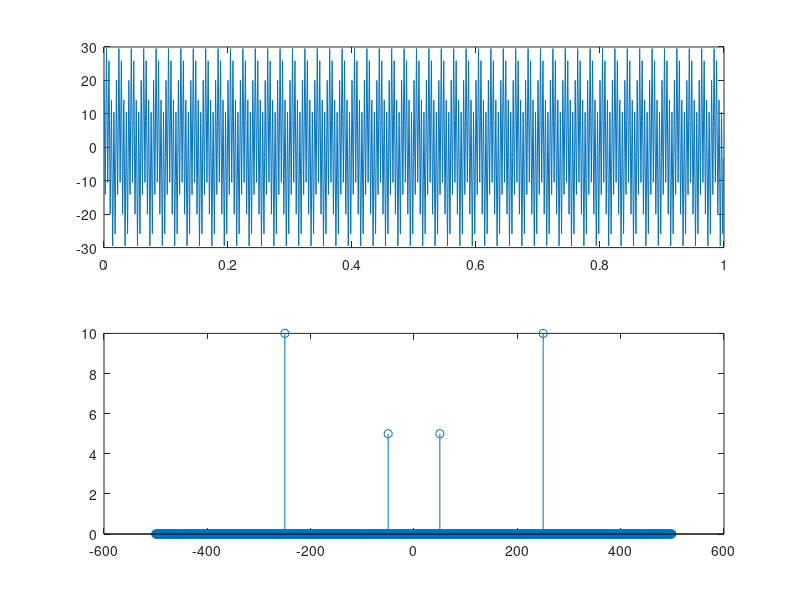

Here is the MATLAB script that generated this plot:
% Clear workspace
close all;
clear all;
clc;

% Sampling features
SampleFrequency = 1000;
SampleTime = 1/SampleFrequency;

SampleNumber = 1000;

TimeVector = 0:1/SampleFrequency:SampleNumber*(1/SampleFrequency)-(1/SampleFrequency);

SignalTimeLength = length(TimeVector);

% Signal features
Signal1Amplitude = 10;
Signal1Frequency = 50;

Signal2Amplitude = 20;
Signal2Frequency = 250;

Signal = Signal1Amplitude*sin(2*pi*TimeVector*Signal1Frequency)+Signal2Amplitude*cos(2*pi*TimeVector*Signal2Frequency);

FrequencyVector = (-SignalTimeLength/2:SignalTimeLength/2-1)*(SampleFrequency/SignalTimeLength);
FFTOfSignal = fftshift(abs(fft(Signal)./SignalTimeLength));

% Plot signal at time domain and frequency domain
subplot(2,1,1);
plot(TimeVector,Signal);
subplot(2,1,2);
stem(FrequencyVector,FFTOfSignal);
